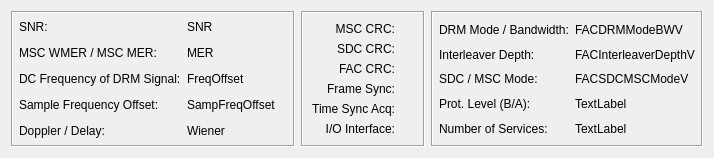
<?xml version="1.0" encoding="UTF-8"?>
<ui version="4.0">
 <class>DRMDetail</class>
 <widget class="QWidget" name="DRMDetail">
  <property name="geometry">
   <rect>
    <x>0</x>
    <y>0</y>
    <width>656</width>
    <height>158</height>
   </rect>
  </property>
  <property name="windowTitle">
   <string>Form</string>
  </property>
  <layout class="QGridLayout" name="gridLayout">
   <item row="0" column="0">
    <widget class="QFrame" name="FrameSignalValues">
     <property name="sizePolicy">
      <sizepolicy hsizetype="Minimum" vsizetype="Minimum">
       <horstretch>0</horstretch>
       <verstretch>0</verstretch>
      </sizepolicy>
     </property>
     <property name="frameShape">
      <enum>QFrame::Box</enum>
     </property>
     <property name="frameShadow">
      <enum>QFrame::Sunken</enum>
     </property>
     <layout class="QHBoxLayout" name="_2">
      <property name="spacing">
       <number>6</number>
      </property>
      <property name="leftMargin">
       <number>6</number>
      </property>
      <property name="topMargin">
       <number>4</number>
      </property>
      <property name="rightMargin">
       <number>6</number>
      </property>
      <property name="bottomMargin">
       <number>4</number>
      </property>
      <item>
       <layout class="QVBoxLayout" name="_3">
        <property name="spacing">
         <number>6</number>
        </property>
        <property name="leftMargin">
         <number>0</number>
        </property>
        <property name="topMargin">
         <number>0</number>
        </property>
        <property name="rightMargin">
         <number>0</number>
        </property>
        <property name="bottomMargin">
         <number>0</number>
        </property>
        <item>
         <widget class="QLabel" name="TextSNRText">
          <property name="sizePolicy">
           <sizepolicy hsizetype="Minimum" vsizetype="Minimum">
            <horstretch>0</horstretch>
            <verstretch>0</verstretch>
           </sizepolicy>
          </property>
          <property name="minimumSize">
           <size>
            <width>0</width>
            <height>0</height>
           </size>
          </property>
          <property name="text">
           <string>SNR:</string>
          </property>
          <property name="wordWrap">
           <bool>false</bool>
          </property>
         </widget>
        </item>
        <item>
         <widget class="QLabel" name="TextMERWMER">
          <property name="sizePolicy">
           <sizepolicy hsizetype="Minimum" vsizetype="Minimum">
            <horstretch>0</horstretch>
            <verstretch>0</verstretch>
           </sizepolicy>
          </property>
          <property name="minimumSize">
           <size>
            <width>0</width>
            <height>0</height>
           </size>
          </property>
          <property name="text">
           <string>MSC WMER / MSC MER:</string>
          </property>
          <property name="wordWrap">
           <bool>false</bool>
          </property>
         </widget>
        </item>
        <item>
         <widget class="QLabel" name="TextFreqOffset">
          <property name="sizePolicy">
           <sizepolicy hsizetype="Minimum" vsizetype="Minimum">
            <horstretch>0</horstretch>
            <verstretch>0</verstretch>
           </sizepolicy>
          </property>
          <property name="minimumSize">
           <size>
            <width>0</width>
            <height>0</height>
           </size>
          </property>
          <property name="text">
           <string>DC Frequency of DRM Signal:</string>
          </property>
          <property name="wordWrap">
           <bool>false</bool>
          </property>
         </widget>
        </item>
        <item>
         <widget class="QLabel" name="TextSampFreqOffset">
          <property name="sizePolicy">
           <sizepolicy hsizetype="Minimum" vsizetype="Minimum">
            <horstretch>0</horstretch>
            <verstretch>0</verstretch>
           </sizepolicy>
          </property>
          <property name="text">
           <string>Sample Frequency Offset:</string>
          </property>
          <property name="wordWrap">
           <bool>false</bool>
          </property>
         </widget>
        </item>
        <item>
         <widget class="QLabel" name="TextWiener">
          <property name="sizePolicy">
           <sizepolicy hsizetype="Minimum" vsizetype="Minimum">
            <horstretch>0</horstretch>
            <verstretch>0</verstretch>
           </sizepolicy>
          </property>
          <property name="minimumSize">
           <size>
            <width>0</width>
            <height>0</height>
           </size>
          </property>
          <property name="text">
           <string>Doppler / Delay:</string>
          </property>
          <property name="wordWrap">
           <bool>false</bool>
          </property>
         </widget>
        </item>
       </layout>
      </item>
      <item>
       <layout class="QVBoxLayout" name="_4">
        <property name="spacing">
         <number>6</number>
        </property>
        <property name="leftMargin">
         <number>0</number>
        </property>
        <property name="topMargin">
         <number>0</number>
        </property>
        <property name="rightMargin">
         <number>0</number>
        </property>
        <property name="bottomMargin">
         <number>0</number>
        </property>
        <item>
         <widget class="QLabel" name="ValueSNR">
          <property name="sizePolicy">
           <sizepolicy hsizetype="Minimum" vsizetype="Minimum">
            <horstretch>0</horstretch>
            <verstretch>0</verstretch>
           </sizepolicy>
          </property>
          <property name="minimumSize">
           <size>
            <width>0</width>
            <height>0</height>
           </size>
          </property>
          <property name="text">
           <string>SNR</string>
          </property>
          <property name="wordWrap">
           <bool>false</bool>
          </property>
         </widget>
        </item>
        <item>
         <widget class="QLabel" name="ValueMERWMER">
          <property name="sizePolicy">
           <sizepolicy hsizetype="Minimum" vsizetype="Minimum">
            <horstretch>0</horstretch>
            <verstretch>0</verstretch>
           </sizepolicy>
          </property>
          <property name="minimumSize">
           <size>
            <width>0</width>
            <height>0</height>
           </size>
          </property>
          <property name="text">
           <string>MER</string>
          </property>
          <property name="wordWrap">
           <bool>false</bool>
          </property>
         </widget>
        </item>
        <item>
         <widget class="QLabel" name="ValueFreqOffset">
          <property name="sizePolicy">
           <sizepolicy hsizetype="Minimum" vsizetype="Minimum">
            <horstretch>0</horstretch>
            <verstretch>0</verstretch>
           </sizepolicy>
          </property>
          <property name="minimumSize">
           <size>
            <width>0</width>
            <height>0</height>
           </size>
          </property>
          <property name="text">
           <string>FreqOffset</string>
          </property>
          <property name="wordWrap">
           <bool>false</bool>
          </property>
         </widget>
        </item>
        <item>
         <widget class="QLabel" name="ValueSampFreqOffset">
          <property name="sizePolicy">
           <sizepolicy hsizetype="Minimum" vsizetype="Minimum">
            <horstretch>0</horstretch>
            <verstretch>0</verstretch>
           </sizepolicy>
          </property>
          <property name="text">
           <string>SampFreqOffset</string>
          </property>
          <property name="wordWrap">
           <bool>false</bool>
          </property>
         </widget>
        </item>
        <item>
         <widget class="QLabel" name="ValueWiener">
          <property name="sizePolicy">
           <sizepolicy hsizetype="Minimum" vsizetype="Minimum">
            <horstretch>0</horstretch>
            <verstretch>0</verstretch>
           </sizepolicy>
          </property>
          <property name="minimumSize">
           <size>
            <width>100</width>
            <height>0</height>
           </size>
          </property>
          <property name="text">
           <string>Wiener</string>
          </property>
          <property name="wordWrap">
           <bool>false</bool>
          </property>
         </widget>
        </item>
       </layout>
      </item>
     </layout>
    </widget>
   </item>
   <item row="0" column="1">
    <widget class="QFrame" name="FrameStatusLEDs">
     <property name="sizePolicy">
      <sizepolicy hsizetype="Minimum" vsizetype="Minimum">
       <horstretch>0</horstretch>
       <verstretch>0</verstretch>
      </sizepolicy>
     </property>
     <property name="frameShape">
      <enum>QFrame::Box</enum>
     </property>
     <property name="frameShadow">
      <enum>QFrame::Sunken</enum>
     </property>
     <layout class="QVBoxLayout" name="verticalLayout">
      <item>
       <layout class="QHBoxLayout" name="horizontalLayout">
        <item>
         <widget class="QLabel" name="TextLabelLEDMSCCRC">
          <property name="text">
           <string>MSC CRC:</string>
          </property>
          <property name="alignment">
           <set>Qt::AlignRight|Qt::AlignTrailing|Qt::AlignVCenter</set>
          </property>
         </widget>
        </item>
        <item>
         <widget class="CMultColorLED" name="LEDMSC" native="true">
          <property name="sizePolicy">
           <sizepolicy hsizetype="Fixed" vsizetype="Fixed">
            <horstretch>0</horstretch>
            <verstretch>0</verstretch>
           </sizepolicy>
          </property>
          <property name="minimumSize">
           <size>
            <width>13</width>
            <height>13</height>
           </size>
          </property>
         </widget>
        </item>
       </layout>
      </item>
      <item>
       <layout class="QHBoxLayout" name="_8">
        <property name="spacing">
         <number>6</number>
        </property>
        <property name="leftMargin">
         <number>0</number>
        </property>
        <property name="topMargin">
         <number>0</number>
        </property>
        <property name="rightMargin">
         <number>0</number>
        </property>
        <property name="bottomMargin">
         <number>0</number>
        </property>
        <item>
         <widget class="QLabel" name="TextLabelLEDSDCCRC">
          <property name="sizePolicy">
           <sizepolicy hsizetype="Minimum" vsizetype="Maximum">
            <horstretch>0</horstretch>
            <verstretch>0</verstretch>
           </sizepolicy>
          </property>
          <property name="text">
           <string>SDC CRC:</string>
          </property>
          <property name="alignment">
           <set>Qt::AlignRight|Qt::AlignTrailing|Qt::AlignVCenter</set>
          </property>
          <property name="wordWrap">
           <bool>false</bool>
          </property>
         </widget>
        </item>
        <item>
         <widget class="CMultColorLED" name="LEDSDC" native="true">
          <property name="sizePolicy">
           <sizepolicy hsizetype="Fixed" vsizetype="Fixed">
            <horstretch>0</horstretch>
            <verstretch>0</verstretch>
           </sizepolicy>
          </property>
          <property name="minimumSize">
           <size>
            <width>13</width>
            <height>13</height>
           </size>
          </property>
          <property name="maximumSize">
           <size>
            <width>13</width>
            <height>13</height>
           </size>
          </property>
         </widget>
        </item>
       </layout>
      </item>
      <item>
       <layout class="QHBoxLayout" name="_9">
        <property name="spacing">
         <number>6</number>
        </property>
        <property name="leftMargin">
         <number>0</number>
        </property>
        <property name="topMargin">
         <number>0</number>
        </property>
        <property name="rightMargin">
         <number>0</number>
        </property>
        <property name="bottomMargin">
         <number>0</number>
        </property>
        <item>
         <widget class="QLabel" name="TextLabelLEDFACCRC">
          <property name="sizePolicy">
           <sizepolicy hsizetype="Minimum" vsizetype="Maximum">
            <horstretch>0</horstretch>
            <verstretch>0</verstretch>
           </sizepolicy>
          </property>
          <property name="text">
           <string>FAC CRC:</string>
          </property>
          <property name="alignment">
           <set>Qt::AlignRight|Qt::AlignTrailing|Qt::AlignVCenter</set>
          </property>
          <property name="wordWrap">
           <bool>false</bool>
          </property>
         </widget>
        </item>
        <item>
         <widget class="CMultColorLED" name="LEDFAC" native="true">
          <property name="sizePolicy">
           <sizepolicy hsizetype="Fixed" vsizetype="Fixed">
            <horstretch>0</horstretch>
            <verstretch>0</verstretch>
           </sizepolicy>
          </property>
          <property name="minimumSize">
           <size>
            <width>13</width>
            <height>13</height>
           </size>
          </property>
          <property name="maximumSize">
           <size>
            <width>13</width>
            <height>13</height>
           </size>
          </property>
         </widget>
        </item>
       </layout>
      </item>
      <item>
       <layout class="QHBoxLayout" name="_10">
        <property name="spacing">
         <number>6</number>
        </property>
        <property name="leftMargin">
         <number>0</number>
        </property>
        <property name="topMargin">
         <number>0</number>
        </property>
        <property name="rightMargin">
         <number>0</number>
        </property>
        <property name="bottomMargin">
         <number>0</number>
        </property>
        <item>
         <widget class="QLabel" name="TextLabelLEDFrameSync">
          <property name="sizePolicy">
           <sizepolicy hsizetype="Minimum" vsizetype="Maximum">
            <horstretch>0</horstretch>
            <verstretch>0</verstretch>
           </sizepolicy>
          </property>
          <property name="text">
           <string>Frame Sync:</string>
          </property>
          <property name="alignment">
           <set>Qt::AlignRight|Qt::AlignTrailing|Qt::AlignVCenter</set>
          </property>
          <property name="wordWrap">
           <bool>false</bool>
          </property>
         </widget>
        </item>
        <item>
         <widget class="CMultColorLED" name="LEDFrameSync" native="true">
          <property name="sizePolicy">
           <sizepolicy hsizetype="Fixed" vsizetype="Fixed">
            <horstretch>0</horstretch>
            <verstretch>0</verstretch>
           </sizepolicy>
          </property>
          <property name="minimumSize">
           <size>
            <width>13</width>
            <height>13</height>
           </size>
          </property>
          <property name="maximumSize">
           <size>
            <width>13</width>
            <height>13</height>
           </size>
          </property>
         </widget>
        </item>
       </layout>
      </item>
      <item>
       <layout class="QHBoxLayout" name="_11">
        <property name="spacing">
         <number>6</number>
        </property>
        <property name="leftMargin">
         <number>0</number>
        </property>
        <property name="topMargin">
         <number>0</number>
        </property>
        <property name="rightMargin">
         <number>0</number>
        </property>
        <property name="bottomMargin">
         <number>0</number>
        </property>
        <item>
         <widget class="QLabel" name="TextLabelLEDTimeSyncAcq">
          <property name="sizePolicy">
           <sizepolicy hsizetype="Minimum" vsizetype="Maximum">
            <horstretch>0</horstretch>
            <verstretch>0</verstretch>
           </sizepolicy>
          </property>
          <property name="text">
           <string>Time Sync Acq:</string>
          </property>
          <property name="alignment">
           <set>Qt::AlignRight|Qt::AlignTrailing|Qt::AlignVCenter</set>
          </property>
          <property name="wordWrap">
           <bool>false</bool>
          </property>
         </widget>
        </item>
        <item>
         <widget class="CMultColorLED" name="LEDTimeSync" native="true">
          <property name="sizePolicy">
           <sizepolicy hsizetype="Fixed" vsizetype="Fixed">
            <horstretch>0</horstretch>
            <verstretch>0</verstretch>
           </sizepolicy>
          </property>
          <property name="minimumSize">
           <size>
            <width>13</width>
            <height>13</height>
           </size>
          </property>
          <property name="maximumSize">
           <size>
            <width>13</width>
            <height>13</height>
           </size>
          </property>
         </widget>
        </item>
       </layout>
      </item>
      <item>
       <layout class="QHBoxLayout" name="_12">
        <property name="spacing">
         <number>6</number>
        </property>
        <property name="leftMargin">
         <number>0</number>
        </property>
        <property name="topMargin">
         <number>0</number>
        </property>
        <property name="rightMargin">
         <number>0</number>
        </property>
        <property name="bottomMargin">
         <number>0</number>
        </property>
        <item>
         <widget class="QLabel" name="TextLabelLEDIOInterface">
          <property name="sizePolicy">
           <sizepolicy hsizetype="Minimum" vsizetype="Maximum">
            <horstretch>0</horstretch>
            <verstretch>0</verstretch>
           </sizepolicy>
          </property>
          <property name="text">
           <string>I/O Interface:</string>
          </property>
          <property name="alignment">
           <set>Qt::AlignRight|Qt::AlignTrailing|Qt::AlignVCenter</set>
          </property>
          <property name="wordWrap">
           <bool>false</bool>
          </property>
         </widget>
        </item>
        <item>
         <widget class="CMultColorLED" name="LEDIOInterface" native="true">
          <property name="sizePolicy">
           <sizepolicy hsizetype="Fixed" vsizetype="Fixed">
            <horstretch>0</horstretch>
            <verstretch>0</verstretch>
           </sizepolicy>
          </property>
          <property name="minimumSize">
           <size>
            <width>13</width>
            <height>13</height>
           </size>
          </property>
          <property name="maximumSize">
           <size>
            <width>13</width>
            <height>13</height>
           </size>
          </property>
         </widget>
        </item>
       </layout>
      </item>
     </layout>
     <zorder>TextLabelLEDMSCCRC</zorder>
     <zorder>LEDMSC</zorder>
    </widget>
   </item>
   <item row="0" column="2">
    <widget class="QFrame" name="FrameFACParams">
     <property name="sizePolicy">
      <sizepolicy hsizetype="Preferred" vsizetype="Preferred">
       <horstretch>0</horstretch>
       <verstretch>0</verstretch>
      </sizepolicy>
     </property>
     <property name="frameShape">
      <enum>QFrame::Box</enum>
     </property>
     <property name="frameShadow">
      <enum>QFrame::Sunken</enum>
     </property>
     <layout class="QHBoxLayout" name="_13">
      <property name="spacing">
       <number>6</number>
      </property>
      <property name="leftMargin">
       <number>6</number>
      </property>
      <property name="topMargin">
       <number>4</number>
      </property>
      <property name="rightMargin">
       <number>6</number>
      </property>
      <property name="bottomMargin">
       <number>4</number>
      </property>
      <item>
       <layout class="QVBoxLayout" name="_14">
        <property name="spacing">
         <number>0</number>
        </property>
        <property name="leftMargin">
         <number>0</number>
        </property>
        <property name="topMargin">
         <number>0</number>
        </property>
        <property name="rightMargin">
         <number>0</number>
        </property>
        <property name="bottomMargin">
         <number>0</number>
        </property>
        <item>
         <widget class="QLabel" name="FACDRMModeBWL">
          <property name="sizePolicy">
           <sizepolicy hsizetype="Minimum" vsizetype="Minimum">
            <horstretch>0</horstretch>
            <verstretch>0</verstretch>
           </sizepolicy>
          </property>
          <property name="text">
           <string>DRM Mode / Bandwidth:</string>
          </property>
          <property name="wordWrap">
           <bool>false</bool>
          </property>
          <property name="indent">
           <number>-1</number>
          </property>
         </widget>
        </item>
        <item>
         <widget class="QLabel" name="FACInterleaverDepthL">
          <property name="sizePolicy">
           <sizepolicy hsizetype="Minimum" vsizetype="Minimum">
            <horstretch>0</horstretch>
            <verstretch>0</verstretch>
           </sizepolicy>
          </property>
          <property name="text">
           <string>Interleaver Depth:</string>
          </property>
          <property name="wordWrap">
           <bool>false</bool>
          </property>
         </widget>
        </item>
        <item>
         <widget class="QLabel" name="FACSDCMSCModeL">
          <property name="sizePolicy">
           <sizepolicy hsizetype="Minimum" vsizetype="Minimum">
            <horstretch>0</horstretch>
            <verstretch>0</verstretch>
           </sizepolicy>
          </property>
          <property name="text">
           <string>SDC / MSC Mode:</string>
          </property>
          <property name="wordWrap">
           <bool>false</bool>
          </property>
         </widget>
        </item>
        <item>
         <widget class="QLabel" name="FACCodeRateL">
          <property name="text">
           <string>Prot. Level (B/A):</string>
          </property>
         </widget>
        </item>
        <item>
         <widget class="QLabel" name="FACNumServicesL">
          <property name="text">
           <string>Number of Services:</string>
          </property>
         </widget>
        </item>
       </layout>
      </item>
      <item>
       <layout class="QVBoxLayout" name="_15">
        <property name="spacing">
         <number>0</number>
        </property>
        <property name="leftMargin">
         <number>0</number>
        </property>
        <property name="topMargin">
         <number>0</number>
        </property>
        <property name="rightMargin">
         <number>0</number>
        </property>
        <property name="bottomMargin">
         <number>0</number>
        </property>
        <item>
         <widget class="QLabel" name="FACDRMModeBWV">
          <property name="sizePolicy">
           <sizepolicy hsizetype="Minimum" vsizetype="Minimum">
            <horstretch>0</horstretch>
            <verstretch>0</verstretch>
           </sizepolicy>
          </property>
          <property name="text">
           <string>FACDRMModeBWV</string>
          </property>
          <property name="wordWrap">
           <bool>false</bool>
          </property>
          <property name="indent">
           <number>-1</number>
          </property>
         </widget>
        </item>
        <item>
         <widget class="QLabel" name="FACInterleaverDepthV">
          <property name="sizePolicy">
           <sizepolicy hsizetype="Minimum" vsizetype="Minimum">
            <horstretch>0</horstretch>
            <verstretch>0</verstretch>
           </sizepolicy>
          </property>
          <property name="text">
           <string>FACInterleaverDepthV</string>
          </property>
          <property name="wordWrap">
           <bool>false</bool>
          </property>
         </widget>
        </item>
        <item>
         <widget class="QLabel" name="FACSDCMSCModeV">
          <property name="sizePolicy">
           <sizepolicy hsizetype="Minimum" vsizetype="Minimum">
            <horstretch>0</horstretch>
            <verstretch>0</verstretch>
           </sizepolicy>
          </property>
          <property name="text">
           <string>FACSDCMSCModeV</string>
          </property>
          <property name="wordWrap">
           <bool>false</bool>
          </property>
         </widget>
        </item>
        <item>
         <widget class="QLabel" name="FACCodeRateV">
          <property name="text">
           <string>TextLabel</string>
          </property>
         </widget>
        </item>
        <item>
         <widget class="QLabel" name="FACNumServicesV">
          <property name="text">
           <string>TextLabel</string>
          </property>
         </widget>
        </item>
       </layout>
      </item>
     </layout>
    </widget>
   </item>
  </layout>
 </widget>
 <customwidgets>
  <customwidget>
   <class>CMultColorLED</class>
   <extends>QWidget</extends>
   <header location="global">MultColorLED.h</header>
  </customwidget>
 </customwidgets>
 <resources/>
 <connections/>
</ui>
